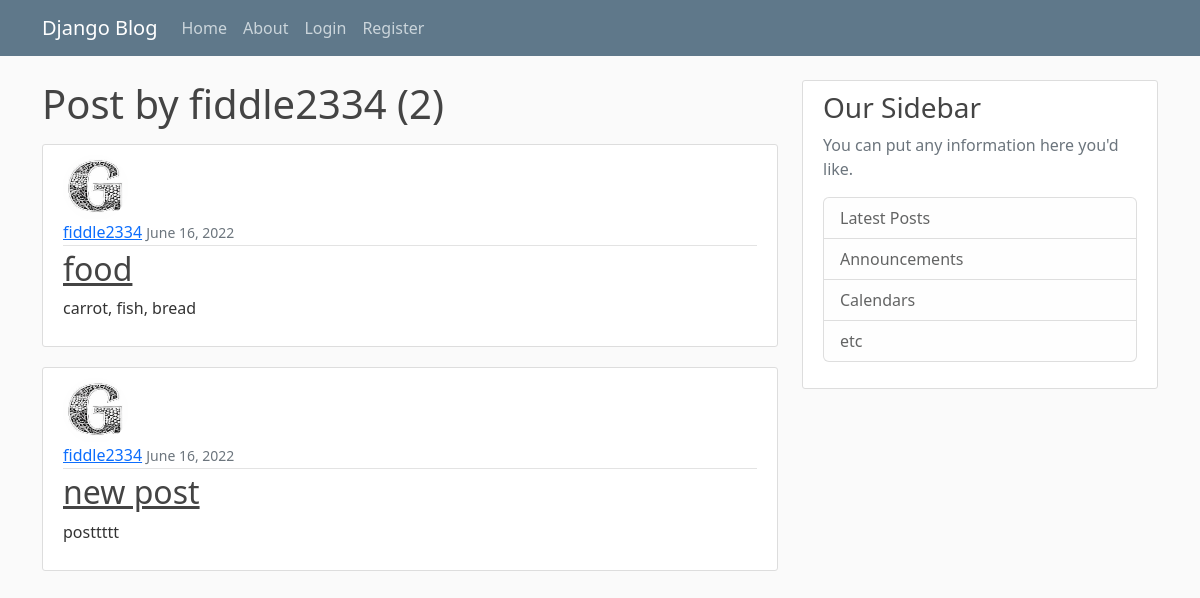
Before: /user/fiddle2334 with the older database file.
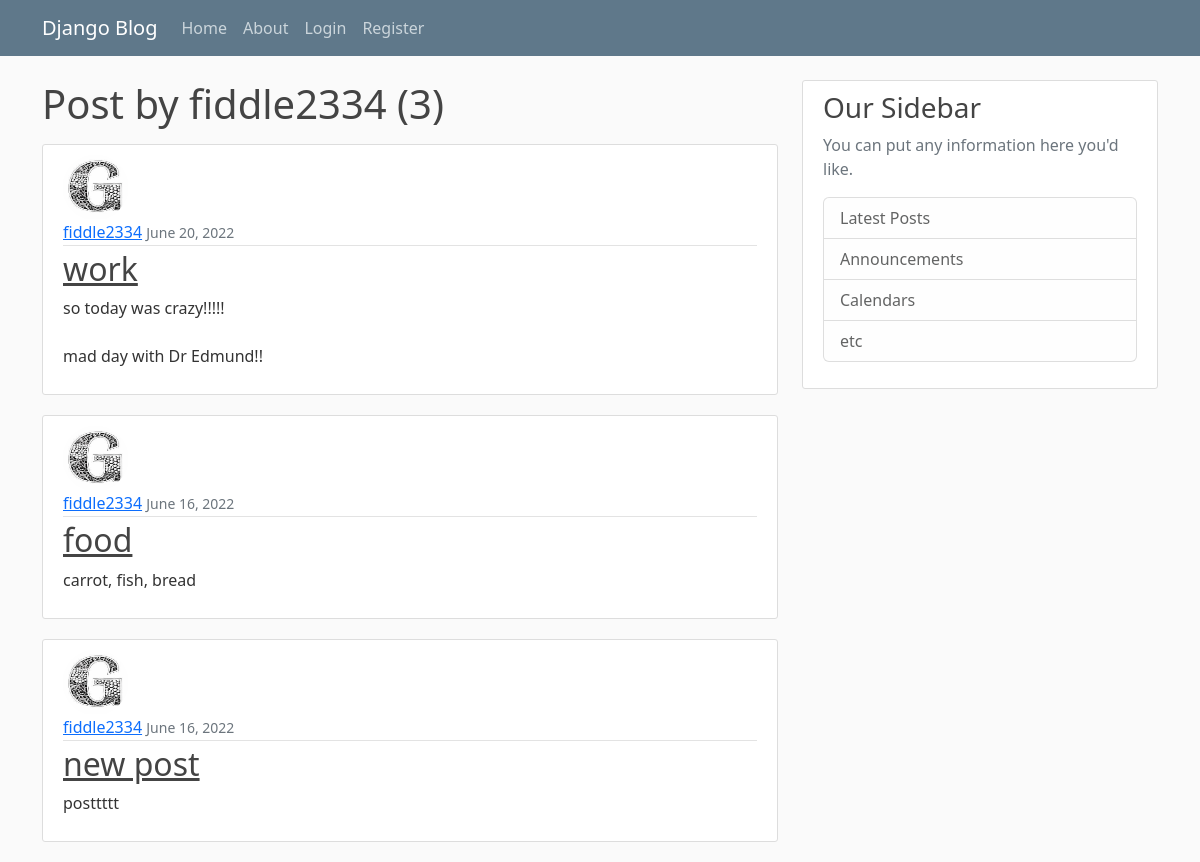
After: the same page with the newer database file.
### blog/models.py (models this page shows, shortened)
class Post(models.Model):
    title= models.CharField(max_length=80)
    content = models.TextField()
    date_posted= models.DateTimeField(default= timezone.now)
    author = models.ForeignKey(User, on_delete= models.CASCADE)

### users/models.py (models this page shows, shortened)
class Profile(models.Model):
    user = models.OneToOneField(User, on_delete=models.CASCADE)
    image = models.ImageField(default= 'default.jpg', upload_to = "profile_pics")

### blog/views.py (the view)
# urls.py: path('user/<str:username>', UserPostListView.as_view(), name= 'user-posts'),
class UserPostListView(ListView):
    model = Post
    template_name= 'blog/user_posts.html'         #<app>/mdodel>_<viewtype>.html ||List view vs CLass view
    context_object_name= "posts"
    paginate_by = 5
    def get_queryset(self):
        user= get_object_or_404(User, username= self.kwargs.get('username'))
        return Post.objects.filter(author=user).order_by('-date_posted')

### blog/templates/blog/user_posts.html (shortened to what this page needs)
{% extends "blog/base.html" %}
{% block content %}
    <h1 class="mb-3">Post by {{view.kwargs.username}} ({{ page_obj.paginator.count }}) </h1>
    {% for post in posts %}
        <article class="media content-section">
            <img class="rounded-circle article-img"  src="{{post.author.profile.image.url}}">
            <div class="media-body">
            <div class="article-metadata">
                <a class="mr-2" href="{% url 'user-posts' post.author.username %}">{{ post.author }}</a>
                <small class="text-muted">{{ post.date_posted |date:"F d, Y" }}</small>
            </div>
            <h2><a class="article-title" href="{% url 'post-detail' post.id %}">{{ post.title }}</a></h2>
            <p class="article-content">{{ post.content }}</p>
            </div>
        </article>
    {% endfor %}
{% endblock content%}

Changed rows visible on the page:
added Post: author.profile.image (picture), author "fiddle2334", date_posted "June 20, 2022", title "work", content "so today was crazy!!!!! mad day with Dr Edmund!!"
Other visible differences:
{{ page_obj.paginator.count }}: "2" → "3"
